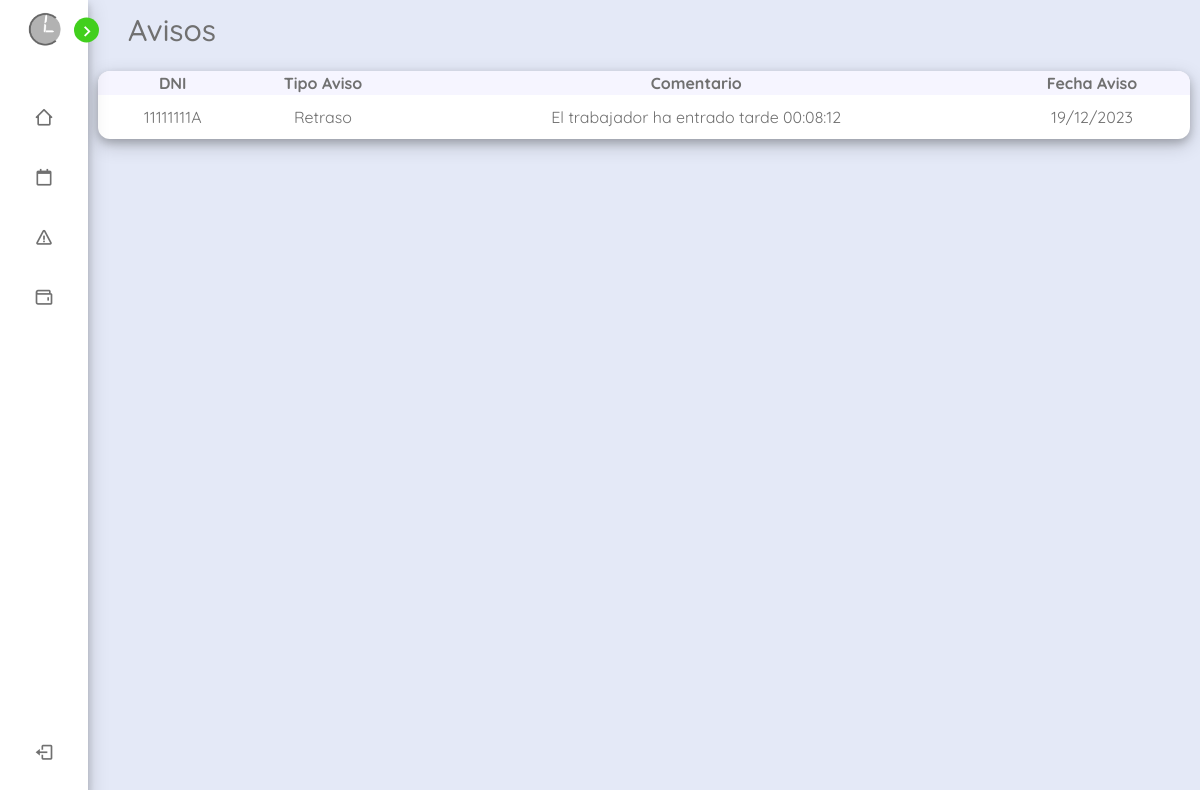
The app's page /sites/my-portal-avisos.php (signed in) with its own data.
### tables this page shows
CREATE TABLE `aviso` (
  `id_aviso` int(9) NOT NULL,
  `tipo` int(9) NOT NULL,
  `comentario` varchar(500) DEFAULT 'No se han proporcionado comentarios',
  `dni` varchar(9) NOT NULL,
  `id_turnoP` int(9) NOT NULL
);

CREATE TABLE `tipoaviso` (
  `id` int(9) NOT NULL,
  `nombre` varchar(50) DEFAULT NULL
);

CREATE TABLE `turnos_publicados` (
  `id_turnoP` int(9) NOT NULL,
  `categoria` int(9) DEFAULT NULL,
  `departamento` int(9) DEFAULT NULL,
  `fecha` date DEFAULT NULL,
  `hora_fichaje_entrada` datetime DEFAULT NULL,
  `hora_fichaje_salida` datetime DEFAULT NULL,
  `dni` varchar(9) DEFAULT NULL,
  `id_turno` int(9) NOT NULL
);

### sites/my-portal-avisos.php (the view, shortened to what this page needs)
<?php
include('../scripts/php/seguridad/conexion.php');
include('../scripts/php/login/datosTurnos.php');
$userLogin = $_SESSION['userwebdni'];
?>
<!DOCTYPE html>
<html lang="es">
<head>
    <link href="../css/dashboard.css" rel="stylesheet" />
    <link href="https://unpkg.com/boxicons@2.1.4/css/boxicons.min.css" rel="stylesheet" />
    <script src="https://cdn.tailwindcss.com"></script>
</head>
<body>
    <nav class="sidebar close">
        <header>
            <div class="image-text">
                <span class="image">
                    <img src="../img/cuandoLibro-logo.png" alt="logoClaro" />
                </span>
            </div>
            <i class="bx bx-chevron-right toggle"></i>
        </header>
        <div class="menu-bar">
            <div class="menu">
                <ul class="menu-links">
                    <li class="nav-links">
                        <a href="my-portal.php">
                            <i class="bx bx-home-alt-2 icon"></i>
                        </a>
                    </li>
                    <li class="nav-links">
                        <a href="my-portal-horarios.php">
                            <i class="bx bx-calendar-alt icon"></i>
                        </a>
                    </li>
                    <li class="nav-links">
                        <a href="my-portal-avisos.php">
                            <i class="bx bx-error icon"></i>
                        </a>
                    </li>
                    <li class="nav-links">
                        <a href="my-portal-nominas.php">
                            <i class='bx bx-wallet icon'></i>
                        </a>
                    </li>
                </ul>
            </div>
            <div class="bottom-content">
                <li class="">
                    <a href="../scripts/php/seguridad/cerrarSesion.php">
                        <i class="bx bx-log-out icon"></i>
                    </a>
                </li>
            </div>
        </div>
    </nav>
    <section class="homeTitle" id="trabajadores">
        <div class="text">Avisos</div>
        <div class="contenedor-tabla">
            <table class="tabla-datos">
                <?php
                try {
                    $query = "SELECT ta.nombre, a.dni, a.id_aviso, a.comentario, tp.fecha FROM aviso a
                    INNER JOIN tipoaviso ta ON a.tipo = ta.id
                    INNER JOIN turnos_publicados tp ON a.id_turnoP = tp.id_turnoP
                    WHERE a.dni = ?";
                    $stmt = $conexion->prepare($query);
                    $stmt->bind_param("s", $userLogin);
                    if ($stmt->execute()) {
                        $stmt->store_result();
                        if ($stmt->num_rows > 0) {
                            ?>
                            <tr>
                                <th>DNI</th>
                                <th>Tipo Aviso</th>
                                <th>Comentario</th>
                                <th>Fecha Aviso</th>
                            </tr>
                            <?php
                            $stmt->bind_result($tipoAviso, $dni, $id_aviso, $comentarioAviso, $fecha);
                            while ($stmt->fetch()) {
                                ?>
                                <tr class="datos">
                                    <td>
                                        <?php echo $dni ?>
                                    </td>
                                    <td>
                                        <?php echo $tipoAviso ?>
                                    </td>
                                    <td>
                                        <?php echo $comentarioAviso ?>
                                    </td>
                                    <td>
                                        <?php echo date('d/m/Y',strtotime($fecha)) ?>
                                    </td>
                                </tr>
                                <?php
                            }
                        } else {
                            ?>
                            <h3 class="text">Esto está desértico ¡Sigue asi!</h3>
                            <?php
                        }
                    } else {
                        throw new Exception("Error al ejecutar la consulta: " . $conexion->error);
                    }
                } catch (Exception $e) {
                    print("<p>$e</p>");
                } finally {
                    if ($conexion) {
                        $conexion->close();
                    }
                }
                ?>
            </table>
        </div>
    </section>
</body>
</html>

### css/dashboard.css (style rules this page uses)
:root { --body-color: #E4E9F7; --sidebar-color: #FFF; --primary-color: #41cf1d; --primary-color-light: #F6F5FF; --toggle-color: #DDD; --text-color: #707070; --box-shadow: 0 4px 8px 0 rgba(0, 0, 0, 0.2), 0 6px 20px 0 rgba(0, 0, 0, 0.19); --tran-02: all 0.2s ease; --tran-03: all 0.3s ease; --tran-04: all 0.4s ease; --tran-05: all 0.5s ease; }
* { margin: 0; padding: 0; box-sizing: border-box; font-family: 'QuickSand', sans-serif; }
body { height: 100vh; background: var(--body-color); transition: var(--tran-02); overflow: auto; }
.sidebar .image { min-width: 60px; display: flex; align-items: center; justify-content: center; }
.sidebar header { position: relative; }
.sidebar li { height: 50px; margin-top: 10px; list-style: none; display: flex; align-items: center; }
.sidebar li .icon { display: flex; align-items: center; justify-content: center; min-width: 60px; font-size: 20px; }
.sidebar li .icon, .sidebar li .text { color: var(--text-color); transition: var(--tran-04); }
.sidebar { position: fixed; top: 0; left: 0; height: 100%; width: 250px; padding: 10px 14px; background: var(--sidebar-color); transition: var(--tran-05); z-index: 100; box-shadow: var(--box-shadow); }
.sidebar.close { width: 88px; }
.sidebar .image-text img { width: 40px; border-radius: 6px; }
.sidebar header .image-text { display: flex; align-items: center; }
.sidebar header .toggle { position: absolute; top: 55%; right: -25px; transform: translateY(-50%); height: 25px; width: 25px; background: var(--primary-color); display: flex; align-items: center; justify-content: center; border-radius: 50%; color: var(--sidebar-color); font-size: 22px; transition: var(--tran-03); cursor: pointer; }
.sidebar .menu { margin-top: 35px; }
.sidebar li a { height: 100%; width: 100%; display: flex; align-items: center; text-decoration: none; border-radius: 6px; transition: var(--tran-04); }
.sidebar .menu-bar { height: calc(100% - 50px); display: flex; flex-direction: column; justify-content: space-between; }
.homeTitle { position: relative; height: 100vh; left: 250px; width: calc(100% - 250px); background: var(--body-color); transition: var(--tran-05); }
.text { font-size: 30px; font-weight: 500; color: var(--text-color); padding: 8px 40px; }
.homeTitle .text { font-size: 30px; font-weight: 500; color: var(--text-color); padding: 8px 40px; }
.sidebar.close ~ .homeTitle { left: 88px; width: calc(100% - 88px); }
.contenedor-tabla { display: grid; grid-template-rows: 1fr; margin: 10px; color: var(--text-color); text-align: center; gap: 5px; }
.tabla-datos { border-radius: 12px; padding: 2px; background: var(--sidebar-color); border-collapse: collapse; box-shadow: var(--box-shadow); overflow-x: auto; }
.tabla-datos th { background-color: var(--primary-color-light); }
.tabla-datos tr, .tabla-datos th { overflow-x: auto; }
.tabla-datos th:first-child { border-radius: 12px 0 0 0; }
.tabla-datos th:last-child { border-radius: 0 12px 0 0; }
.tabla-datos td { cursor: pointer; text-align: center; padding: 10px; }
.tabla-datos tr:last-child td:last-child { border-radius: 0 0 12px 0; }
.tabla-datos tr:last-child td:first-child { border-radius: 0 0 0 12px; }

### records on screen
aviso: dni "11111111A", tipo.nombre "Retraso", comentario "El trabajador ha entrado tarde 00:08:12", id_turnoP.fecha "19/12/2023"
